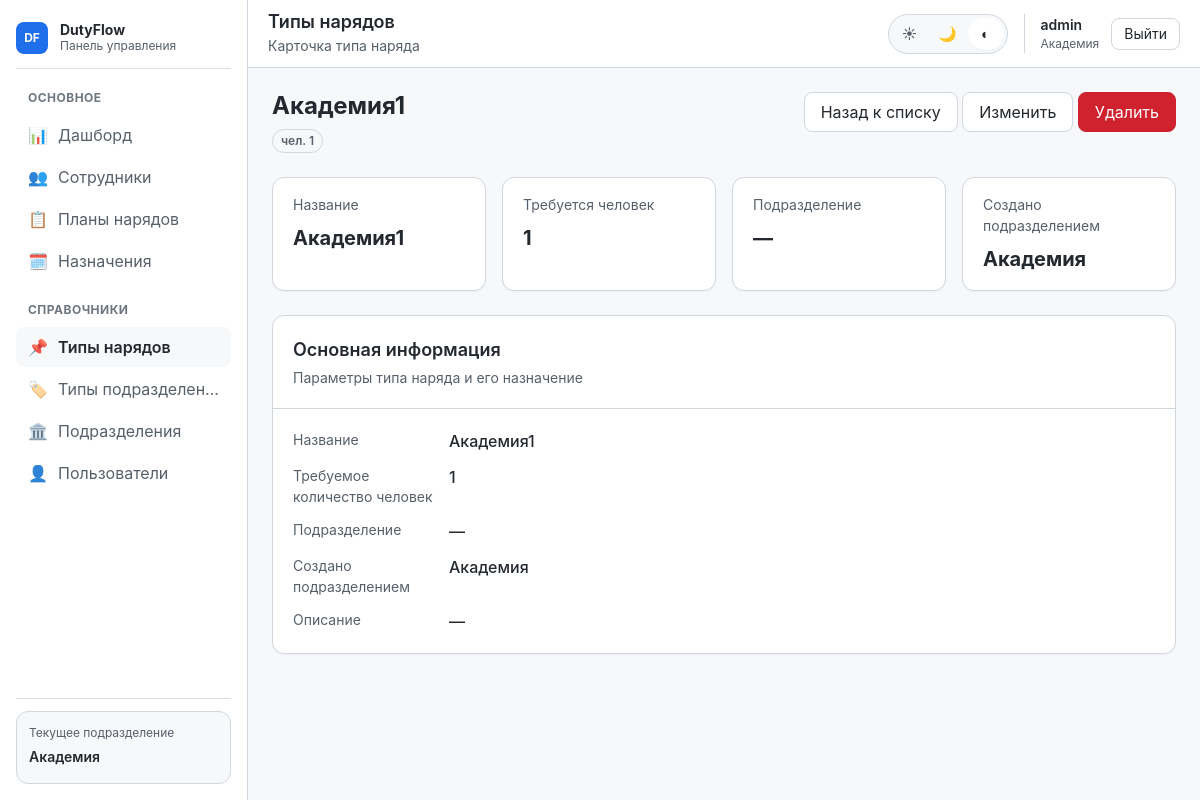
Screenshot of /types/1/ (signed in) with the database file from the repository.
### users_app/models.py (models this page shows, shortened)
class UserProfile(models.Model):
    user = models.OneToOneField(
        User,
        on_delete=models.CASCADE,
        related_name='profile'
    )
    unit = models.ForeignKey(
        Unit,
        on_delete=models.PROTECT,
        related_name='users'
    )
    created_by = models.ForeignKey(
        User,
        on_delete=models.SET_NULL,
        null=True,
        blank=True,
        related_name='created_users',
        verbose_name="Создал пользователь"
    )
    created_at = models.DateTimeField(auto_now_add=True, verbose_name="Дата создания")
    class Meta:
        verbose_name = "Профиль пользователя"
        verbose_name_plural = "Профили пользователей"

### units/models.py (models this page shows, shortened)
class Unit(models.Model):
    name = models.CharField(max_length=255, verbose_name="Название")
    parent = models.ForeignKey(
        'self',
        on_delete=models.SET_NULL,
        null=True,
        blank=True,
        related_name='children',
        verbose_name="Вышестоящее подразделение"
    )
    unit_type = models.ForeignKey(
        UnitType,
        on_delete=models.PROTECT,
        related_name='units',
        verbose_name="Тип подразделения"
    )
    class Meta:
        verbose_name = "Подразделение"
        verbose_name_plural = "Подразделения"
        ordering = ['unit_type__level', 'name']

### duty_types/models.py (models this page shows, shortened)
class DutyType(models.Model):
    name = models.CharField(max_length=150, unique=True, verbose_name="Название")
    description = models.TextField(blank=True, verbose_name="Описание")
    required_people = models.PositiveSmallIntegerField(default=1, verbose_name="Требуется человек")
    created_by_unit = models.ForeignKey(
        Unit,
        on_delete=models.CASCADE,
        related_name='created_duty_types',
        verbose_name="Создано подразделением"
    )
    unit = models.ForeignKey(
        Unit,
        on_delete=models.SET_NULL,
        null=True,
        blank=True,
        related_name='assigned_duty_types',
        verbose_name="Закрепленное подразделение (опционально)"
    )
    created_at = models.DateTimeField(auto_now_add=True)
    updated_at = models.DateTimeField(auto_now=True)
    class Meta:
        verbose_name = "Тип наряда"
        verbose_name_plural = "Типы нарядов"
        ordering = ['name']

### core/views/duty_types.py (the view)
@login_required
def duty_type_detail(request, pk):
    duty_type = get_object_or_404(DutyType, pk=pk)
    if not DutyTypeService.can_edit(request.user, duty_type):
        messages.error(request, "Нет доступа")
        return redirect("type:list")
    return render(request, "app/duty_types/detail.html", {
        "item": duty_type,
        "active_tab": "duty_types",
        "page_title": "Типы нарядов",
        "page_subtitle": "Карточка типа наряда",
        "title": duty_type.name,
    })

### templates/app/duty_types/detail.html (shortened to what this page needs)
{% extends 'app/base_app.html' %}
{% block app_content %}
<section class="page-section">
    <div class="page-header">
        <div class="page-header__main">
            <div class="duty-type-hero">
                <div class="duty-type-hero__main">
                    <h2 class="page-header__title">{{ item.name }}</h2>
                    <div class="duty-type-hero__meta">
                        <span class="badge">чел. {{ item.required_people }}</span>
                    </div>
                </div>
            </div>
        </div>
        <div class="page-header__actions">
            <a href="{% url 'type:list' %}" class="button">Назад к списку</a>
            <a href="{% url 'type:edit' item.pk %}" class="button">Изменить</a>
            <a href="{% url 'type:delete' item.pk %}" class="button button--danger">Удалить</a>
        </div>
    </div>
</section>
<section class="page-section">
    <div class="duty-type-summary-grid">
        <article class="summary-card">
            <span class="summary-card__label">Название</span>
            <span class="summary-card__value">{{ item.name }}</span>
        </article>
        <article class="summary-card">
            <span class="summary-card__label">Требуется человек</span>
            <span class="summary-card__value">{{ item.required_people }}</span>
        </article>
        <article class="summary-card">
            <span class="summary-card__label">Подразделение</span>
            <span class="summary-card__value">
                {% if item.unit %}{{ item.unit.name }}{% else %}—{% endif %}
            </span>
        </article>
        <article class="summary-card">
            <span class="summary-card__label">Создано подразделением</span>
            <span class="summary-card__value">
                {% if item.created_by_unit %}{{ item.created_by_unit.name }}{% else %}—{% endif %}
            </span>
        </article>
    </div>
</section>
<section class="page-section">
    <article class="card">
        <div class="card__header">
            <div>
                <h3 class="card__title">Основная информация</h3>
                <p class="card__subtitle">Параметры типа наряда и его назначение</p>
            </div>
        </div>
        <div class="card__body">
            <div class="details-list">
                <div class="details-list__row">
                    <span class="details-list__label">Название</span>
                    <span class="details-list__value">{{ item.name }}</span>
                </div>
                <div class="details-list__row">
                    <span class="details-list__label">Требуемое количество человек</span>
                    <span class="details-list__value">{{ item.required_people }}</span>
                </div>
                <div class="details-list__row">
                    <span class="details-list__label">Подразделение</span>
                    <span class="details-list__value">
                        {% if item.unit %}{{ item.unit.name }}{% else %}—{% endif %}
                    </span>
                </div>
                <div class="details-list__row">
                    <span class="details-list__label">Создано подразделением</span>
                    <span class="details-list__value">
                        {% if item.created_by_unit %}{{ item.created_by_unit.name }}{% else %}—{% endif %}
                    </span>
                </div>
                <div class="details-list__row">
                    <span class="details-list__label">Описание</span>
                    <span class="details-list__value">{{ item.description|default:"—" }}</span>
                </div>
            </div>
        </div>
    </article>
</section>
{% endblock %}

### templates/components/layout/app_sidebar.html (shortened to what this page needs)
<aside class="app-sidebar" data-sidebar>
    <div class="app-sidebar__inner">
        <div class="app-sidebar__header">
            <a href="{% url 'auth:dashboard' %}" class="app-sidebar__brand">
                <span class="app-sidebar__brand-mark">DF</span>
                <div class="app-sidebar__brand-texts">
                    <span class="app-sidebar__brand-title">DutyFlow</span>
                    <span class="app-sidebar__brand-subtitle">Панель управления</span>
                </div>
            </a>
        </div>
        <div class="app-sidebar__section">
            <div class="app-sidebar__section-title">Основное</div>
            <nav class="app-sidebar__nav">
                <a href="{% url 'auth:dashboard' %}" class="nav-item {% if active_tab == 'dashboard' %}is-active{% endif %}">
                    <span class="nav-item__icon">📊</span>
                    <span class="nav-item__label">Дашборд</span>
                </a>
                <a href="{% url 'people:person_list' %}" class="nav-item {% if active_tab == 'people' %}is-active{% endif %}">
                    <span class="nav-item__icon">👥</span>
                    <span class="nav-item__label">Сотрудники</span>
                </a>
                <a href="{% url 'plan:list' %}" class="nav-item {% if active_tab == 'plans' %}is-active{% endif %}">
                    <span class="nav-item__icon">📋</span>
                    <span class="nav-item__label">Планы нарядов</span>
                </a>
                <a href="{% url 'assignment:calendar' %}" class="nav-item {% if active_tab == 'assignments' %}is-active{% endif %}">
                    <span class="nav-item__icon">🗓️</span>
                    <span class="nav-item__label">Назначения</span>
                </a>
            </nav>
        </div>
        <div class="app-sidebar__section">
            <div class="app-sidebar__section-title">Справочники</div>
            <nav class="app-sidebar__nav">
                {% if user.profile.unit.unit_type.level <= 1 %}
                <a href="{% url 'type:list' %}" class="nav-item {% if active_tab == 'duty_types' %}is-active{% endif %}">
                    <span class="nav-item__icon">📌</span>
                    <span class="nav-item__label">Типы нарядов</span>
                </a>
                {% endif %}
                {% if user.profile.unit.unit_type.level == 0 %}
                <a href="{% url 'unit_type:list' %}" class="nav-item {% if active_tab == 'unit_types' %}is-active{% endif %}">
                    <span class="nav-item__icon">🏷️</span>
                    <span class="nav-item__label">Типы подразделений</span>
                </a>
                {% endif %}
                <a href="{% url 'units:list' %}" class="nav-item {% if active_tab == 'units' %}is-active{% endif %}">
                    <span class="nav-item__icon">🏛️</span>
                    <span class="nav-item__label">Подразделения</span>
                </a>
                <a href="{% url 'users:list' %}" class="nav-item {% if active_tab == 'users' %}is-active{% endif %}">
                    <span class="nav-item__icon">👤</span>
                    <span class="nav-item__label">Пользователи</span>
                </a>
            </nav>
        </div>
        {% if user.profile and user.profile.unit %}
        <div class="app-sidebar__footer">
            <div class="app-sidebar__unit-card">
                <div class="app-sidebar__unit-label">Текущее подразделение</div>
                <div class="app-sidebar__unit-name">{{ user.profile.unit.name }}</div>
            </div>
        </div>
        {% endif %}
    </div>
</aside>

### templates/components/layout/app_header.html (shortened to what this page needs)
<header class="app-header">
    <div class="app-header__left">
        <div class="app-header__page">
            <h1 class="app-header__page-title">{{ page_title|default:"Панель управления" }}</h1>
            {% if page_subtitle %}
                <p class="app-header__page-subtitle">{{ page_subtitle }}</p>
            {% endif %}
        </div>
    </div>
    <div class="app-header__right">
        <div class="theme-switcher" data-theme-switcher>
            <button class="theme-switcher__button" type="button" data-theme-value="light" title="Светлая тема">☀</button>
            <button class="theme-switcher__button" type="button" data-theme-value="dark" title="Тёмная тема">🌙</button>
            <button class="theme-switcher__button" type="button" data-theme-value="system" title="Системная тема">◐</button>
        </div>
        <div class="user-chip">
            <div class="user-chip__content">
                <span class="user-chip__name">{{ request.user.username }}</span>
                {% if user.profile and user.profile.unit %}
                    <span class="user-chip__meta">{{ user.profile.unit.name }}</span>
                {% endif %}
            </div>
            <form method="post" action="{% url 'auth:logout' %}">
                <button type="submit" class="button button--sm">Выйти</button>
            </form>
        </div>
    </div>
</header>

### rows the page displays
DutyType: name "Академия1", required_people "1", created_by_unit.name "Академия", description "—"

### other values shown
{{ user.profile.unit.name }} "Академия"
{{ page_title|default:"Панель управления" }} "Типы нарядов"
{{ page_subtitle }} "Карточка типа наряда"
{{ request.user.username }} "admin"
